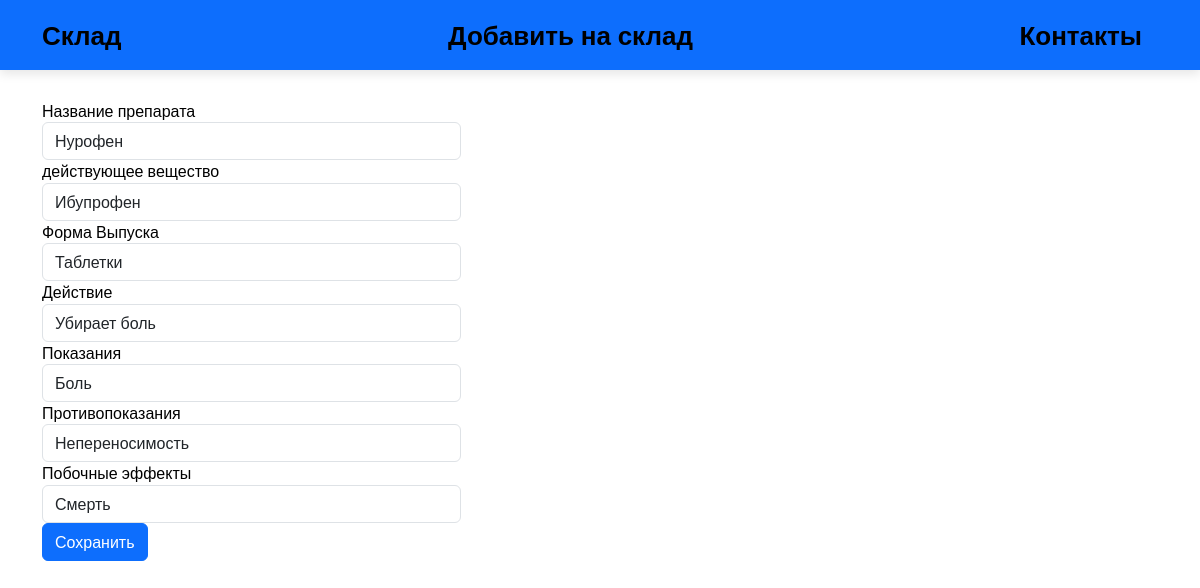
Page /edit/1/ on the committed database.
### app1/models.py (models this page shows)
class Farma(models.Model):
    name = models.CharField(max_length=50)
    agent = models.CharField(max_length=50)
    form = models.CharField(max_length=10)
    action = models.CharField(max_length=500)
    need = models.CharField(max_length=500)
    non = models.CharField(max_length=500)
    subAction = models.CharField(max_length=500)

### app1/views.py (the view)
# urls.py: path("edit/<int:id>/", edit),
def edit(request, id):
    try:
        farma = Farma.objects.get(id=id)
        if request.method == "POST":
            farma = Farma()
            farma.name = request.POST.get("name")
            farma.agent = request.POST.get("agent")
            farma.form = request.POST.get("form")
            farma.action = request.POST.get("action")
            farma.need = request.POST.get("need")
            farma.non = request.POST.get("non")
            farma.subAction = request.POST.get("subAction")
            farma.save()
            return HttpResponseRedirect("/")
        else:
            return render(request, "html/edit.html", {"farma": farma})
    except Farma.DoesNotExist:
        return HttpResponseNotFound("<h2>Farma not found</h2>")

### app1/templates/html/edit.html (shortened to what this page needs)
<!DOCTYPE html>
{% load static %}
<html lang="ru">
<head>
	<link rel="stylesheet"  href="/static/styles/bootstrap-reboot.min.css">
	<link rel="stylesheet"  href="/static/styles/bootstrap-grid.min.css">
    <link href="https://cdn.jsdelivr.net/npm/bootstrap@5.3.2/dist/css/bootstrap.min.css" rel="stylesheet">
	<link rel="stylesheet"  href="/static/styles/styles.css">
</head>
<body>
<nav class="navbar navbar-expand-lg navbar navbar-dark bg-primary">
		<div class="container">
			<a href="/index.html" class="navbar-brand">Склад</a>
            <a href="/index_addDel.html" class="navbar-brand">Добавить на склад</a>
            <a href="/index_info.html" class="navbar-brand">Контакты</a>
		</div>
	</nav>
    <div class="container">
    <form method="post" >
		 <div class="form-row">
           <div class="form-group col-md-6">
               <label for = "name">Название препарата</label><br>
                    <input type="text" class="form-control" name="name" id = "name" placeholder="{{farma.name}}" value = "{{farma.name}}" required/>
           </div>
           <div class="form-group col-md-6">
               <label for="agent">действующее вещество</label><br>
                    <input type="text" class="form-control" name="agent" id ="agent" placeholder="{{farma.agent}}" value = "{{farma.agent}}" required/>
           </div>
         </div>
           <div class="form-group col-md-6">
                <label for="form">Форма Выпуска</label>
                <input type="text" class="form-control" name = "form" id="form" maxlength="15" placeholder="{{farma.form}}" value = "{{farma.form}}" required/>
           <div class="form-group col-md-12">
                <label for="action">Действие</label>
               <input type="text" class="form-control" name = "action" id="action" maxlength="15" placeholder="{{farma.action}}" value = "{{farma.action}}" required/>
            </div>
           </div>
           <div class="form-group col-md-6">
               <label for="need"> Показания </label><br>
               <input type="text" class="form-control" name="need" id="need" placeholder="{{farma.need}}" value = "{{farma.need}}"/>
               <label for="non"> Противопоказания </label><br>
               <input type="text" class="form-control" name="non" id="non" placeholder="{{farma.non}}" value = "{{farma.non}}"/>
           </div>
           <div class="form-group col-md-6">
            <label>Побочные эффекты </label><br>
            <input type="text" class="form-control" name="subAction" value = "{{farma.subAction}}" required/>
           </div>
		<input type="submit" value="Сохранить"  class="btn btn-primary" />
    </form>
    </div>
</body>
</html>

### static/styles/styles.css (style rules this page uses)
body { position: relative; font-family: 'Noto Sans', sans-serif; font-size: 16px; line-height: 1.4; color: #000; min-width: 320px; overflow-x: hidden; height: auto; }
.navbar { width: 100%; height: 70px; box-shadow: 0 4px 10px rgba(0, 0, 0, .1); margin-bottom: 30px; }
.navbar .container { height: inherit; display: flex; justify-content: space-between; align-items: center; }
.navbar-brand { font-weight: 700; font-size: 26px; text-decoration: none; color: #000; transition: all .1s ease-in-out; }
.form-control { width: 75%; }

### rows in the picture
Farma: name "Нурофен", agent "Ибупрофен", form "Таблетки", action "Убирает боль", need "Боль", non "Непереносимость", subAction "Смерть"
